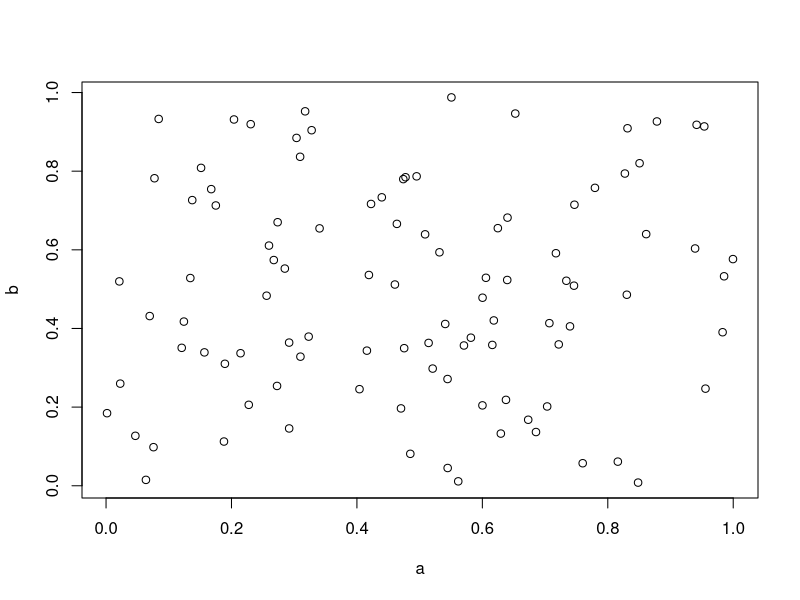

Write the R code that produced this figure.
## ---- chunk 1
a <- runif(n=100)
b <- runif(n=100)
plot(a, b)
